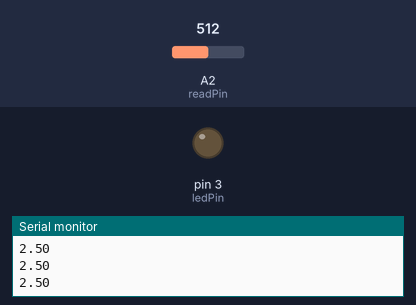
Simulated run of this sketch. Board: Arduino Uno, built with avr-gcc and run on an emulated ATmega328P. Parts: output pins drawn as LEDs (lit = HIGH), the last lines printed to the serial monitor. The inputs (shaded band) are chosen by the test bench; at power-on: A2 (readPin) = 512.

Above: at 1.2 s.
1.3 s: A2 (readPin) set to 809
2.8 s: A2 (readPin) set to 827
At 3.7 s:
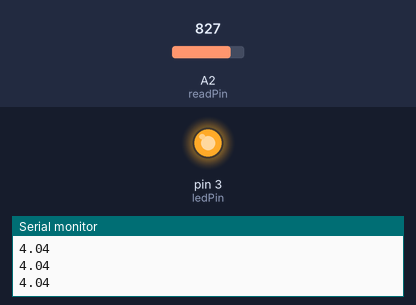
4.3 s: A2 (readPin) set to 716
At 4.8 s:
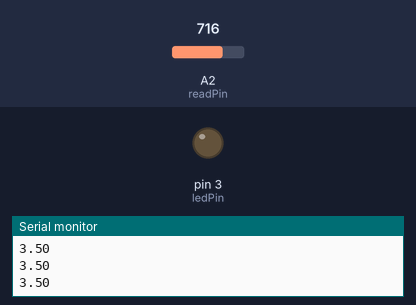
5.8 s: A2 (readPin) set to 900
At 6.1 s:
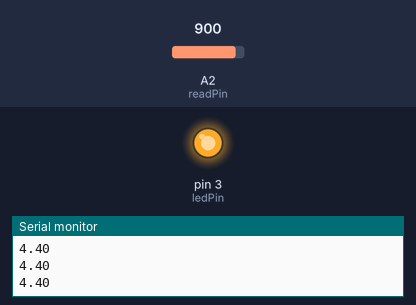
Timing chart, 0 to 8.3 s (numbered marks = the images above; inputs shaded):
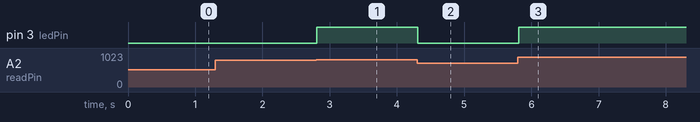

The sketch:

les_structures_conditionnel.ino
```cpp
int readPin = A2;
int ledPin = 3;
int valeur;
float voltage ;
void setup() {
  // put your setup code here, to run once:
  pinMode(readPin, INPUT);
  pinMode(ledPin, OUTPUT);
  Serial.begin(9600);
}

void loop() {
  // put your main code here, to run repeatedly:
  valeur = analogRead(readPin);
  voltage = valeur * 5./1023. ;
  Serial.println(voltage);
  if (voltage > 4) {
    digitalWrite(ledPin, HIGH);
  }else{
    digitalWrite(ledPin, LOW);
  }
}
```

Measured:
- the behaviour switches between 818 and 819 on A2 (readPin) (found by bisection; images 0 and 1)
- after the input at 2.8 s, pin 3 (ledPin): LOW → HIGH at once
- after the input at 4.3 s, pin 3 (ledPin): HIGH → LOW at once
- after the input at 5.8 s, pin 3 (ledPin): LOW → HIGH at once
